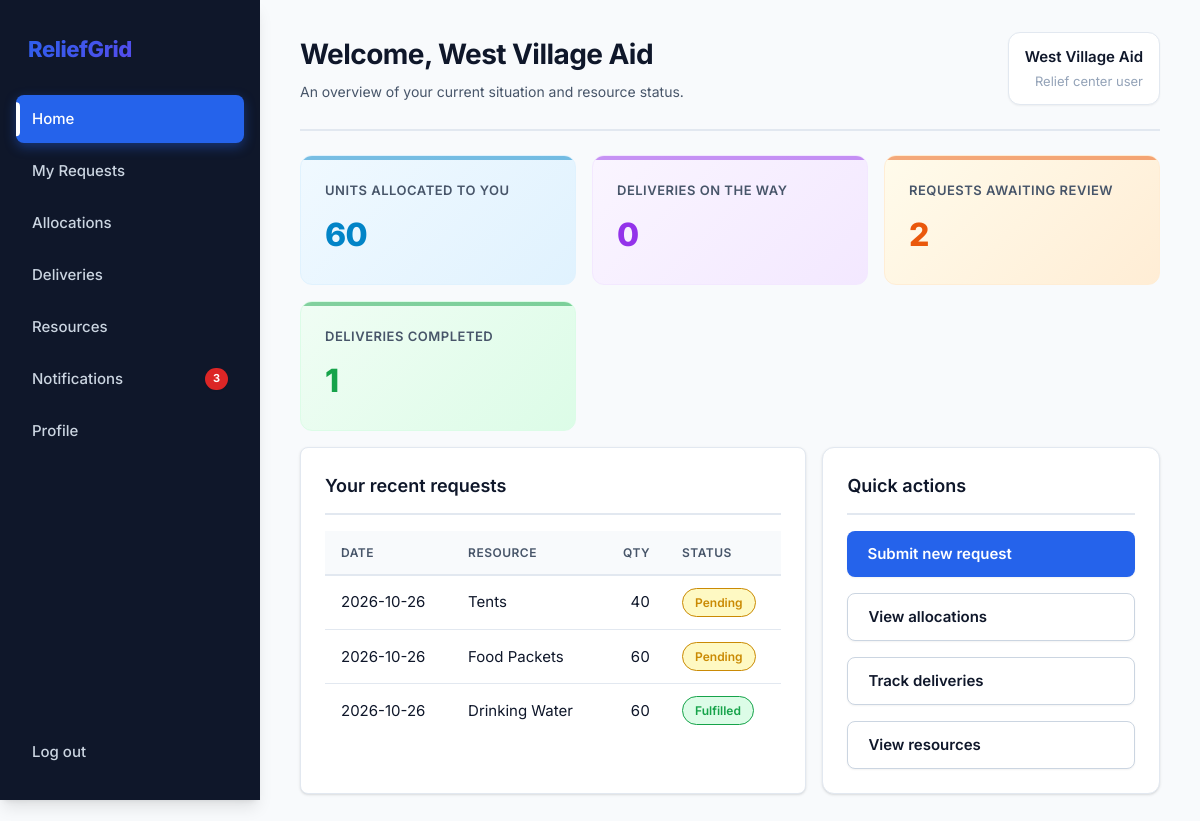
The page /home (signed in) on the database its author committed.
### tables this page shows
CREATE TABLE users (
    id INTEGER PRIMARY KEY, name TEXT NOT NULL, org_name TEXT,
    email TEXT UNIQUE NOT NULL, password_hash TEXT NOT NULL,
    role TEXT NOT NULL CHECK (role IN ('admin','relief'))
, ngo_registration_id INTEGER);

CREATE TABLE requests (
    id INTEGER PRIMARY KEY, user_id INTEGER NOT NULL REFERENCES users(id),
    location_id INTEGER NOT NULL REFERENCES locations(id),
    resource_id INTEGER NOT NULL REFERENCES resources(id),
    quantity INTEGER NOT NULL CHECK (quantity > 0), people_affected INTEGER NOT NULL,
    urgency TEXT NOT NULL, description TEXT,
    status TEXT NOT NULL DEFAULT 'Pending', allocated_qty INTEGER NOT NULL DEFAULT 0,
    total_allocated INTEGER NOT NULL DEFAULT 0,
    total_dispatched INTEGER NOT NULL DEFAULT 0,
    total_received INTEGER NOT NULL DEFAULT 0,
    decision_note TEXT, created_at TEXT DEFAULT CURRENT_TIMESTAMP
);

CREATE TABLE resources (
    id INTEGER PRIMARY KEY, name TEXT UNIQUE NOT NULL, unit TEXT NOT NULL,
    quantity INTEGER NOT NULL DEFAULT 0 CHECK (quantity >= 0),
    low_threshold INTEGER NOT NULL DEFAULT 0, updated_at TEXT DEFAULT CURRENT_TIMESTAMP
);

### app.py (the view)
@app.route("/home")
@login_required("relief")
@ngo_approved_required()
def user_home():
    uid = session["user_id"]
    stats = {
        "allocated": q("SELECT COALESCE(SUM(allocated_qty),0) c FROM requests WHERE user_id=?", uid, one=True)["c"],
        "pending_deliveries": q("SELECT COUNT(*) c FROM deliveries d JOIN requests q ON q.id=d.request_id WHERE q.user_id=? AND d.status IN ('Assigned','In Transit')", uid, one=True)["c"],
        "active": q("SELECT COUNT(*) c FROM requests WHERE user_id=? AND status='Pending'", uid, one=True)["c"],
        "completed": q("SELECT COUNT(*) c FROM deliveries d JOIN requests q ON q.id=d.request_id WHERE q.user_id=? AND d.status='Delivered'", uid, one=True)["c"],
    }
    recent = q(REQ_SQL + " WHERE q.user_id=? ORDER BY q.id DESC LIMIT 5", uid)
    return render_template("user_home.html", stats=stats, recent=recent)

### app.py (called while the page is built)
def db():
    return database.get_db()

def q(sql, *args, one=False):
    rows = db().execute(sql, args).fetchall()
    return (rows[0] if rows else None) if one else rows

def login_required(role=None):
    def deco(f):
        @functools.wraps(f)
        def wrapper(*a, **kw):
            if "user_id" not in session:
                return redirect(url_for("login"))
            if role and session["role"] != role:
                flash("You don't have access to that page.", "error")
                return redirect(url_for("home_redirect"))
            return f(*a, **kw)
        return wrapper
    return deco

def ngo_approved_required():
    def deco(f):
        @functools.wraps(f)
        def wrapper(*a, **kw):
            if session.get("role") == "relief":
                user = q("SELECT ngo_registration_id FROM users WHERE id=?", session["user_id"], one=True)
                if user and user["ngo_registration_id"]:
                    ngo = q("SELECT status FROM ngo_registrations WHERE id=?", user["ngo_registration_id"], one=True)
                    if not ngo or ngo["status"] != "APPROVED":
                        flash("Your NGO application must be approved before accessing this page.", "error")
                        return redirect(url_for("home_redirect"))
            return f(*a, **kw)
        return wrapper
    return deco

@app.context_processor
def inject_nav():
    if "user_id" not in session:
        return {}
    admin = session["role"] == "admin"
    unread = q("SELECT COUNT(*) c FROM notifications WHERE is_read=0 AND " + ("user_id IS NULL" if admin else "user_id=?"),
               *([] if admin else [session["user_id"]]), one=True)["c"]
    ngo_pending = q("SELECT COUNT(*) c FROM ngo_registrations WHERE status='PENDING'", one=True)["c"] if admin else 0
    return {"nav": ADMIN_NAV if admin else USER_NAV, "unread": unread, "ngo_pending": ngo_pending}

### db.py (called while the page is built)
def get_db():
    if "db" not in g:
        g.db = sqlite3.connect(DB_PATH)
        g.db.row_factory = sqlite3.Row
        g.db.execute("PRAGMA foreign_keys = ON")
    return g.db

### templates/user_home.html
{% extends "base.html" %}{% from "_macros.html" import pill, stat %}
{% block heading %}Welcome, {{ session.name }}{% endblock %}{% block sub %}An overview of your current situation and resource status.{% endblock %}
{% block content %}<div class="grid g4" style="margin-bottom:16px">{{ stat("Units allocated to you", stats.allocated, "blue") }}{{ stat("Deliveries on the way", stats.pending_deliveries, "purple") }}{{ stat("Requests awaiting review", stats.active, "orange") }}{{ stat("Deliveries completed", stats.completed, "green") }}</div>
<div class="grid g2"><div class="card wrap"><h2>Your recent requests</h2><table><tr><th>Date</th><th>Resource</th><th class="num">Qty</th><th>Status</th></tr>
{% for r in recent %}<tr><td>{{ r.created_at[:10] }}</td><td>{{ r.resource_name }}</td><td class="num">{{ r.quantity }}</td><td>{{ pill(r.status) }}</td></tr>{% else %}<tr><td colspan="4" class="muted">You haven't requested anything yet.</td></tr>{% endfor %}</table></div>
<div class="card"><h2>Quick actions</h2><div class="grid"><a class="btn" href="{{ url_for('new_request') }}">Submit new request</a><a class="btn ghost" href="{{ url_for('my_allocations') }}">View allocations</a>
<a class="btn ghost" href="{{ url_for('my_deliveries') }}">Track deliveries</a><a class="btn ghost" href="{{ url_for('user_resources') }}">View resources</a></div></div></div>{% endblock %}

### templates/base.html (shortened to what this page needs)
<!doctype html><html lang="en"><head><meta charset="utf-8"><meta name="viewport" content="width=device-width, initial-scale=1">
<link rel="stylesheet" href="{{ url_for('static', filename='style.css') }}">{% block head %}{% endblock %}</head><body>
{% block body %}
<div class="app">
<aside class="side"><div class="brand">ReliefGrid</div>
<nav>{% for label, ep in nav %}<a href="{{ url_for(ep) }}" class="{{ 'on' if request.endpoint == ep }}">{{ label }}{% if ep == 'notifications' and unread %}<b class="badge">{{ unread }}</b>{% endif %}</a>{% endfor %}</nav>
<a href="{{ url_for('logout') }}">Log out</a></aside>
<main class="main"><header class="top"><div><h1>{% block heading %}{% endblock %}</h1><p>{% block sub %}{% endblock %}</p></div>
<div class="who">{{ session.name }}<small>{{ 'Admin' if session.role == 'admin' else 'Relief center user' }}</small></div></header>
{% block content %}{% endblock %}</main></div>
{% endblock %}
</body></html>

### templates/_macros.html
{% macro pill(text) %}<span class="pill {{ text|lower|replace(' ','-') }}">{{ text }}</span>{% endmacro %}
{% macro stat(label, value, tone) %}<div class="stat {{ tone }}"><span>{{ label }}</span><strong>{{ value }}</strong></div>{% endmacro %}

### rows shown on the page
users: name "West Village Aid"
requests: created_at "2026-10-26", resource_name "Tents", quantity "40", status "Pending"
requests: created_at "2026-10-26", resource_name "Food Packets", quantity "60", status "Pending"
requests: created_at "2026-10-26", resource_name "Drinking Water", quantity "60", status "Fulfilled"

### other values the page prints
{{ label }} "Home" "My Requests" "Allocations" "Deliveries" "Resources" "Notifications" "Profile"
{{ unread }} "3"
{{ 'Admin' if session.role == 'admin' else 'Relief center user' }} "Relief center user"
{{ label }} "UNITS ALLOCATED TO YOU DELIVERIES ON THE WAY REQUESTS AWAITING REVIEW DELIVERIES COMPLETED"
{{ value }} "60 0 2 1"
